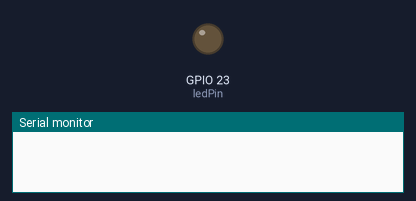
Simulated run of this sketch. Board: ESP32. Shown: output pins drawn as LEDs (lit = HIGH), the last lines printed to the serial monitor. At 3.0 s the program puts the board to deep sleep or switches it off; the recording ends there.

Above: at 0.0 s.
At 1.6 s:
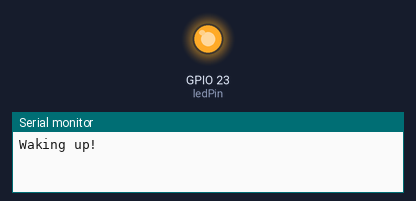
Timing chart, 0 to 3.0 s (numbered marks = the images above):
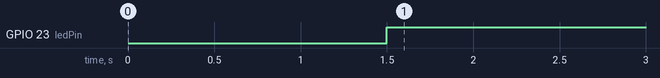

Measured:
- by itself, GPIO 23 (ledPin): LOW → HIGH at 1.5 s

The sketch:

esp32s_deepSleepTest.ino
```cpp
const int ledPin=23; // led + pin to pin 23, led - pin to gnd

const int sleepTime=10; // time to sleep in seconds
const int mSConverter = 1000000; // The sleep timer works using micro seconds,\
                                    this converts the sleepTime appropriately.

void setup() {
  delay(500); // it seems there is a bug that prevents the ESP32 waking from deep sleep.\
                 It happens randomly after some reboots have taken place \
                 adding a small delay in the start should prevent this. \
                 This has not occured in this project as of this time.
  pinMode(ledPin, OUTPUT);
  Serial.begin(115200);
  delay(1000);
  Serial.println("Waking up!");
  digitalWrite(ledPin, HIGH);
  delay(1000);
  sleep();
}

void loop() {
 //No reason to use loop() in this test, since the setup() is performed at waking up from deep sleep.
}

void sleep(){
  esp_sleep_enable_timer_wakeup(sleepTime*mSConverter); // define the wakeup timer (time to sleep).
  Serial.println("Sleeping for "+String(sleepTime)+" seconds.");
  Serial.println("Going to sleep.");
  delay(500);
  esp_deep_sleep_start();  // start the deep sleep
}
```
